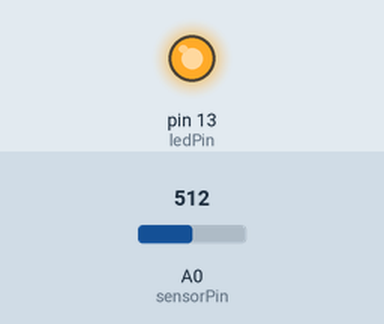
A sketch run on a simulated Arduino Uno, built with avr-gcc and run on an emulated ATmega328P. On the bench: output pins drawn as LEDs (lit = HIGH). Inputs (shaded band) come from the test bench; at power-on: A0 (sensorPin) = 512.

Above: at 1.2 s.
1.3 s: A0 (sensorPin) set to 757
2.8 s: A0 (sensorPin) set to 787
At 4.0 s:
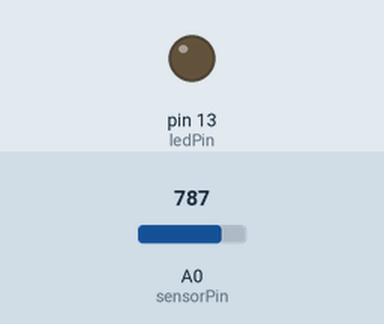
4.3 s: A0 (sensorPin) set to 765
At 5.4 s:
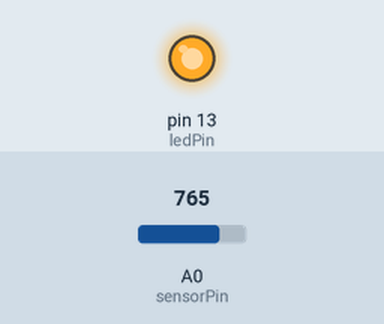
5.8 s: A0 (sensorPin) set to 785
At 6.6 s:
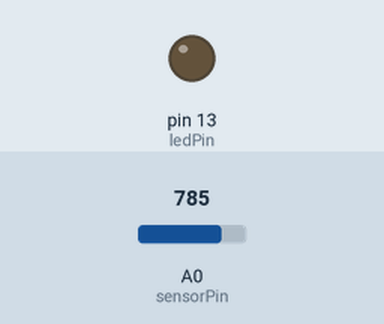
Timing chart, 0 to 8.3 s (numbered marks = the images above; inputs shaded):
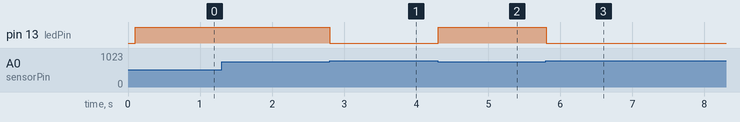

The sketch:

photocontrol.ino
```cpp
/*
   photocontrol
   Turns on an LED when the analog read value from a
   photresisitor (in a voltage dividor) is less than
   775.

   This program is for the Week 2 assignment in the
   Coursera Interfacing with the Arduino course.

   Instructions:
      Build a circuit that lights an LED when it is
      sufficiently dark in a room. Demonstrate the circuit
      by covering the photoresistor to simulate darkness.

   Filename: photocontrol.ino
      Version: 1.0
      Date: 26 Aug 2016
      Author: Brent P. Johnson

   Verification environment:
      Windows 7
      Arduino 1.6.9
      Arduino UNO

*/

// create a constant for the pin numbers
const int sensorPin = 0;
const int ledPin = 13;

// create an integer for the reading of the analog input
int lightLevel;

// the setup function runs once when you press reset or power the board
void setup() {

  // set ledPin as an output
  pinMode(ledPin, OUTPUT);

}

// the loop function runs over and over again forever
void loop() {

  // delay for 100 ms
  delay(100);

  // read from analog input A0
  lightLevel = analogRead(sensorPin);

  // if lightLevel is < 775 turn on LED on pin 13
  // else LED is off (775 was determined by testing
  // and printing values on serial port)
  if (lightLevel < 775) {
     digitalWrite(ledPin, HIGH);
  }
  else {
     digitalWrite(ledPin, LOW);
  }

}
```

Measured:
- the behaviour switches between 774 and 775 on A0 (sensorPin) (found by bisection; images 0 and 1)
- after the input at 1.3 s, every drawn part: stays the same
- after the input at 2.8 s, pin 13 (ledPin): HIGH → LOW at once
- after the input at 4.3 s, pin 13 (ledPin): LOW → HIGH at once
- after the input at 5.8 s, pin 13 (ledPin): HIGH → LOW at once
